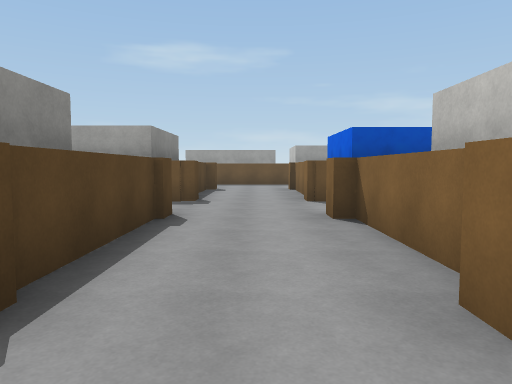
view 1 (above)

24 first-person views from a walk through a scene from a Unity 3-D project. The camera is 1.4 m above the floor, tilts 4° down and sees 70° across. The floor is counted in squares, 2 m on a side. Each view is taken from the middle of a square. On the plan, view 1 faces up. The plan holds only what a view shows up to about 11 squares ahead; the rest is blank. The place goes on beyond the plan. Surface patterns are stand-ins for the level's own textures.

view 2
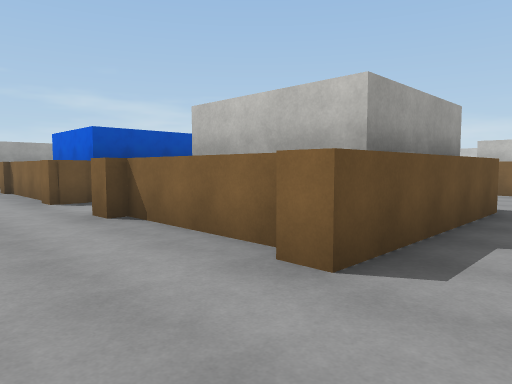

view 3
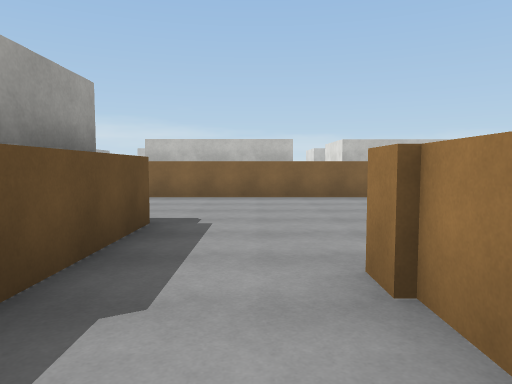

view 4
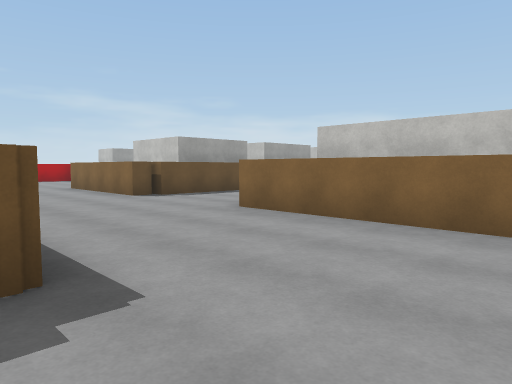

view 5
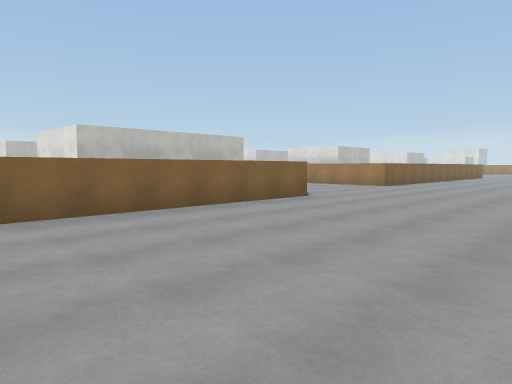

view 6
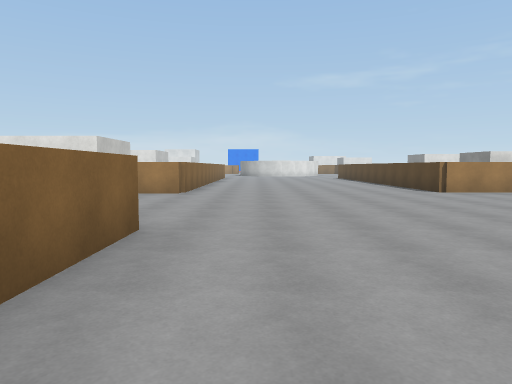

view 7
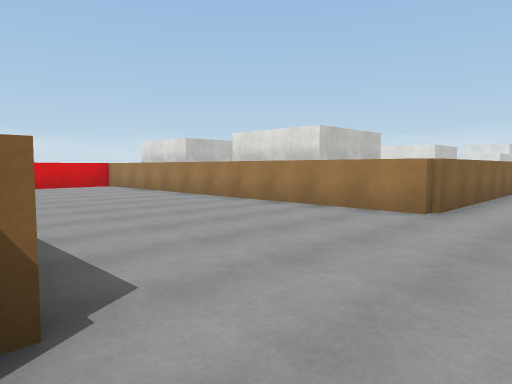

view 8
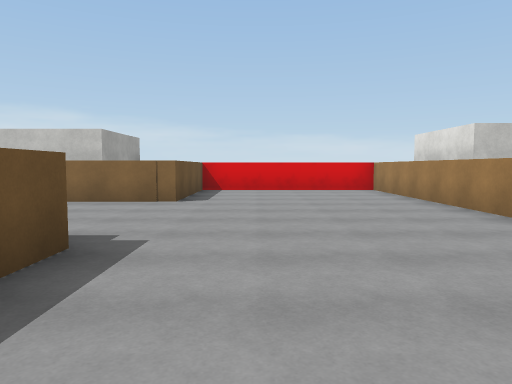

view 9
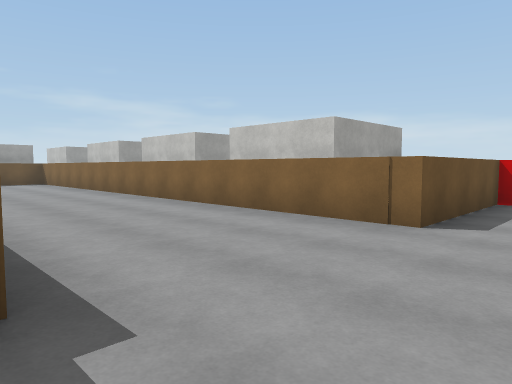

view 10
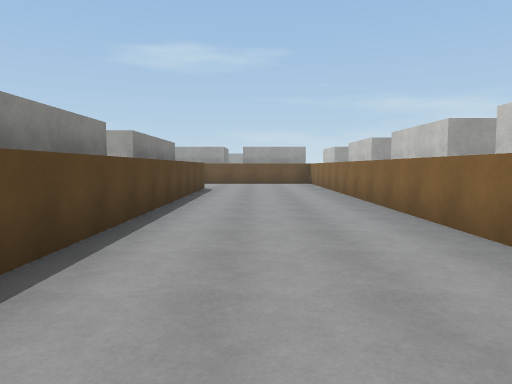

view 11
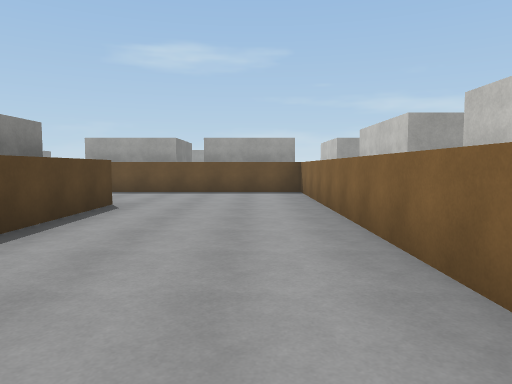

view 12
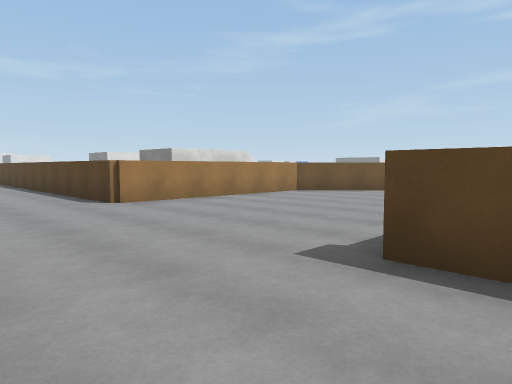

view 13
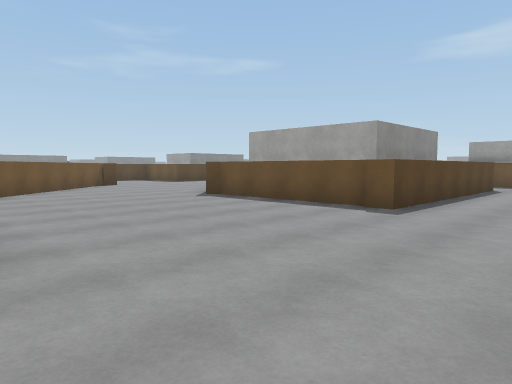

view 14
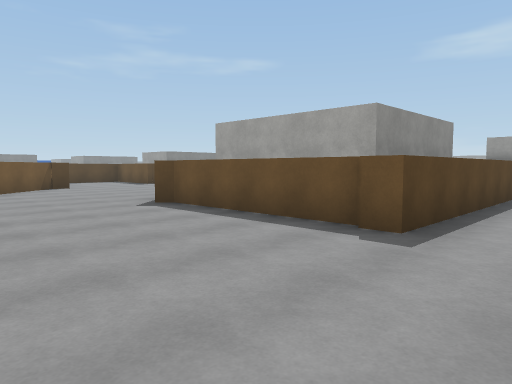

view 15
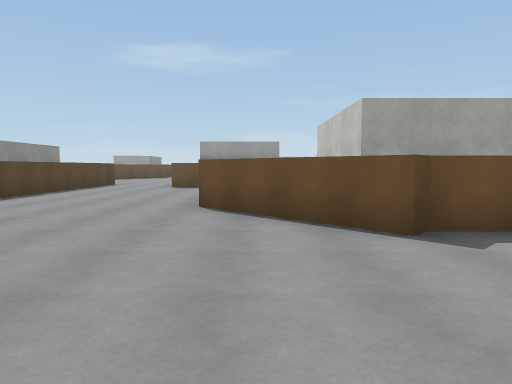

view 16
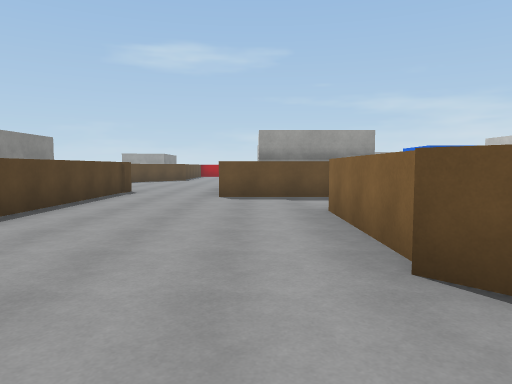

view 17
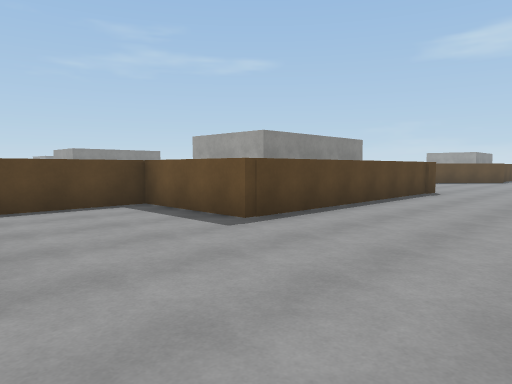

view 18
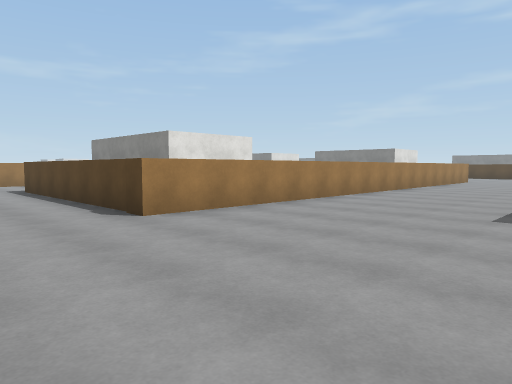

view 19
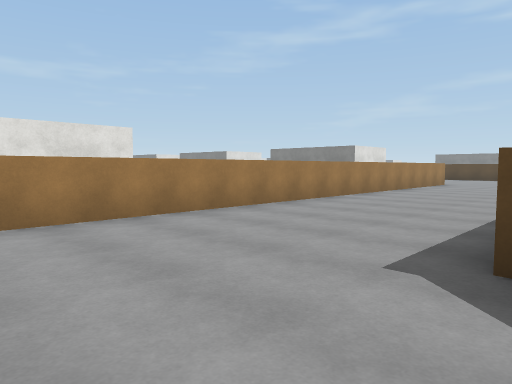

view 20
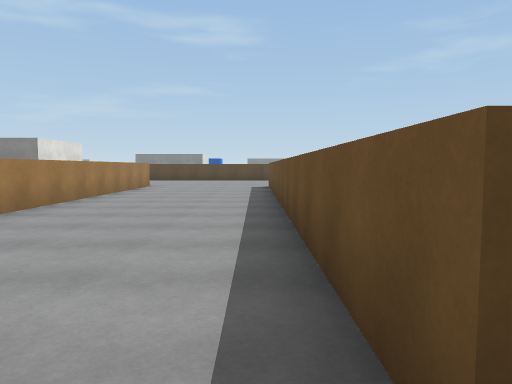

view 21
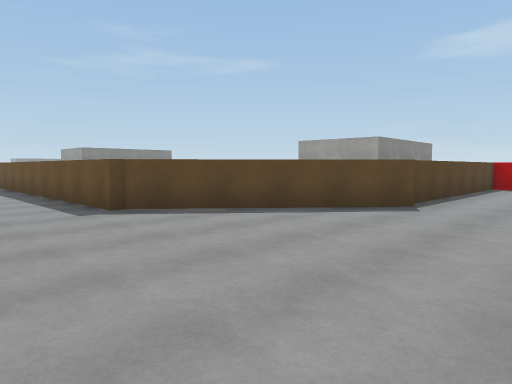

view 22
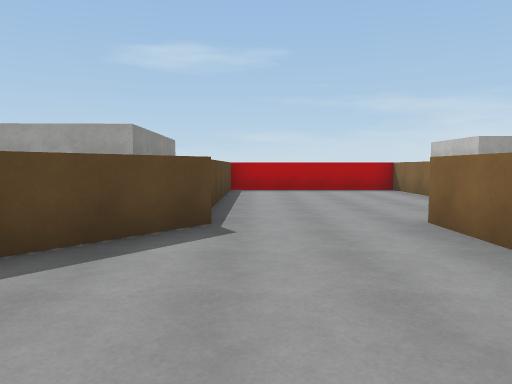

view 23
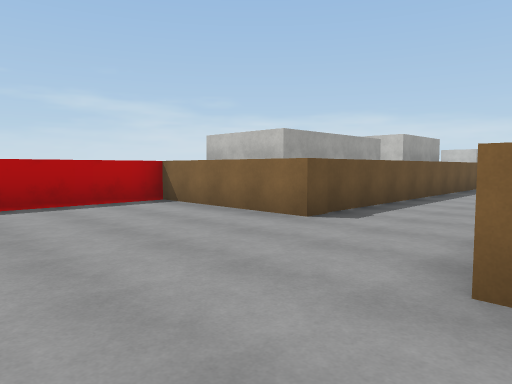

view 24
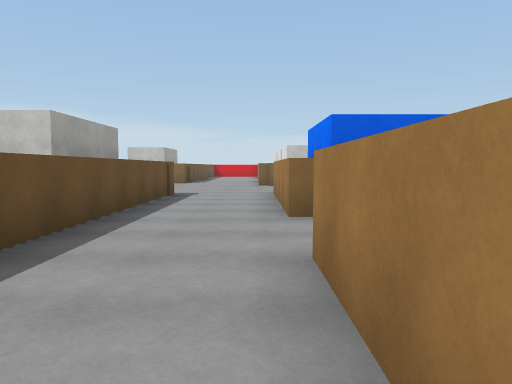

### Floor plan
Points are (right, up) in squares from view 1. A wall is a line through its corners. A room is listed if a view was taken in it or the views show most of it. See-through windows are left out.
Room 1 (views 1, 2, 3, 4, 5, 6, 7, 8, 9, 10, 11, 12, 13, 14, 15, 16, 17, 18, 19, 20, 21, 22, 23, 24)
walls: (4.5, 1.7) (3.2, 1.7); (1.3, 2) (1.3, 4.9); (2.1, -0.9) (3.4, -0.9) (3.4, -7.1) (-1.1, -7.1) (-1.4, -7.4) (-4, -4.6); (5.6, 1.3) (1, 1.3) (1, 1.9); (1, 4.8) (1, 5.4); (-3.2, 1.3) (-5.9, 1.3); (-1.4, 5.4) (-1.4, 1.6); (-3.2, 1.7) (-4.9, 1.7); (1.8, 7.3) (1, 7.3) (1, 7.9); (1.3, 8.4) (1.3, 11.1); (-1.4, 7.9) (-1.4, 7.4) (-1.6, 7.4); (-3.9, -4.4) (-3.9, -1.1); (1, 11) (1, 11.6) (5.2, 11.6); (9.3, -7.1) (9.3, 3.8); (-1.4, 10.5) (-1.4, 9.9); (13.4, 3.8) (13.4, -5.8); (-3.5, 11.6) (-1.1, 11.6); (-5.8, 10) (-5.8, 11.6); (13.1, -7.4) (12.2, -7.4); (5.2, 14.1) (-3.9, 14.1) (-3.9, 17.9) (-8.7, 17.9) (-8.7, 11.9); (-7.3, -7.7) (-2.4, -12.8) (3, -12.8) (3, -14.5); (-1.5, -13.8) (1.1, -13.8); (-8.5, 11.5) (-11.8, 7.6); (-11.6, 7.4) (-21.9, 7.4); (18.4, -5.5) (18.4, -3.2); (9.9, -14.5) (9.9, -12.5) (20.9, -12.5) (20.9, -7.4) (17.2, -7.4) (17.2, 7) (9.6, 7) (9.6, 7.3) (9.1, 7.3) (9.1, 10.5); (12.5, -13.3) (14.8, -13.3); (-22.1, 3.3) (-8.6, 3.3) (-8.6, -3.6) (-11.3, -3.6) (-11.3, -6)

Positions as (right, up) in squares from view 1, and headings:
1: (0, 0), facing up
2: (-1, 0), facing up-right
3: (1, 0), facing right
4: (5, -1), facing up-right
5: (4, 0), facing down-right
6: (8, -3), facing down
7: (8, -7), facing down-right
8: (10, -9), facing right
9: (13, -9), facing up-right
10: (15, -8), facing up
11: (16, -3), facing up
12: (6, -6), facing down-left
13: (6, -13), facing up-left
14: (5, -11), facing up-left
15: (-3, -11), facing up
16: (-5, -7), facing up
17: (-5, -7), facing up-left
18: (-6, 8), facing down-left
19: (-9, 8), facing down-left
20: (-11, 7), facing left
21: (-6, 5), facing up-left
22: (-8, 7), facing up
23: (-8, 11), facing up-right
24: (-4, 12), facing right
